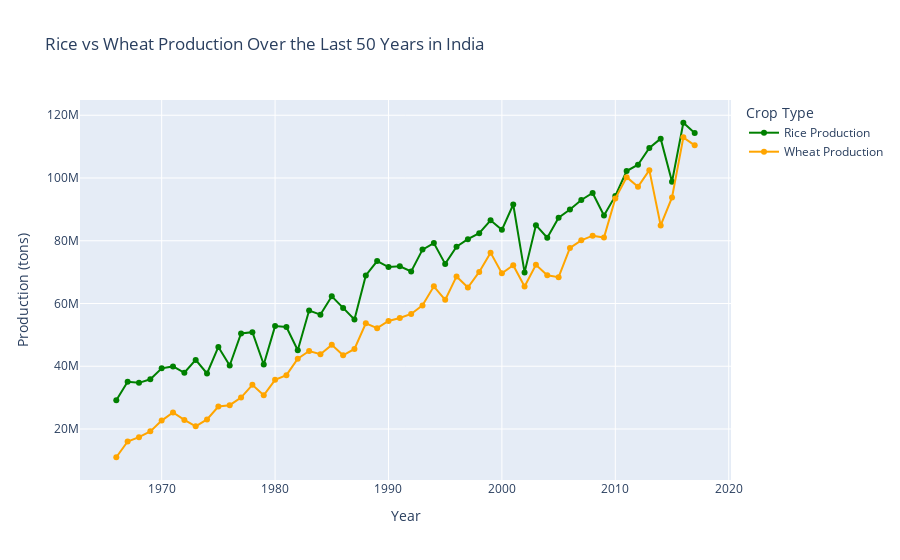

Write notebook code for a chart like this one.
### Markdown cell above
6.Rice Production Vs Wheat Production (Last 50 Years)

### Code cell
rice_wheat_yearly = (
    df_clean.groupby('Year')[['RICE PRODUCTION (tons)', 'WHEAT PRODUCTION (tons)']].sum().reset_index())
import plotly.graph_objects as go
fig = go.Figure()

fig.add_trace(go.Scatter(
    x=rice_wheat_yearly['Year'],
    y=rice_wheat_yearly['RICE PRODUCTION (tons)'],
    mode='lines+markers',
    name='Rice Production',
    line=dict(color='green')
))

fig.add_trace(go.Scatter(
    x=rice_wheat_yearly['Year'],
    y=rice_wheat_yearly['WHEAT PRODUCTION (tons)'],
    mode='lines+markers',
    name='Wheat Production',
    line=dict(color='orange')
))

fig.update_layout(
    title='Rice vs Wheat Production Over the Last 50 Years in India',
    xaxis_title='Year',
    yaxis_title='Production (tons)',
    legend_title='Crop Type'
)

fig.show()
